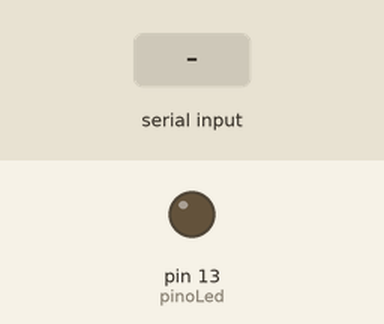
Bench run of a sketch on a simulated Arduino Uno, built with avr-gcc and run on an emulated ATmega328P. On the bench: output pins drawn as LEDs (lit = HIGH). The test bench sets the inputs (shaded band).

Above: at 1.2 s.
1.3 s: "1" received over Serial
At 2.5 s:
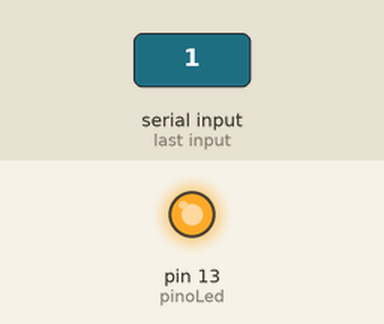
2.8 s: "d" received over Serial
At 3.8 s:
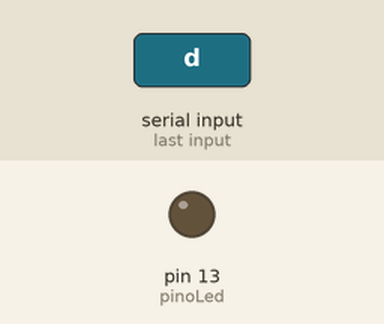
Timing chart, 0 to 5.8 s (numbered marks = the images above; inputs shaded):
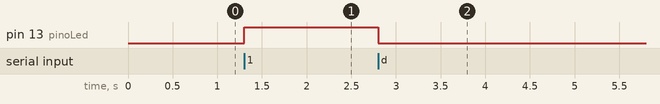

The sketch:

ex08.ino
```cpp
int pinoLed = 13;
char tecla;

void setup() {
  Serial.begin(9600);
  pinMode(pinoLed, OUTPUT);
}

void loop() {
  if (Serial.available() > 0) {
    tecla = Serial.read();

    if (tecla == '1') {
      digitalWrite(pinoLed, HIGH);
    } else if (tecla == 'd') {
      digitalWrite(pinoLed, LOW);
    }
  }
}
```

Measured:
- after the input at 1.3 s, pin 13 (pinoLed): LOW → HIGH at once
- after the input at 2.8 s, pin 13 (pinoLed): HIGH → LOW at once
